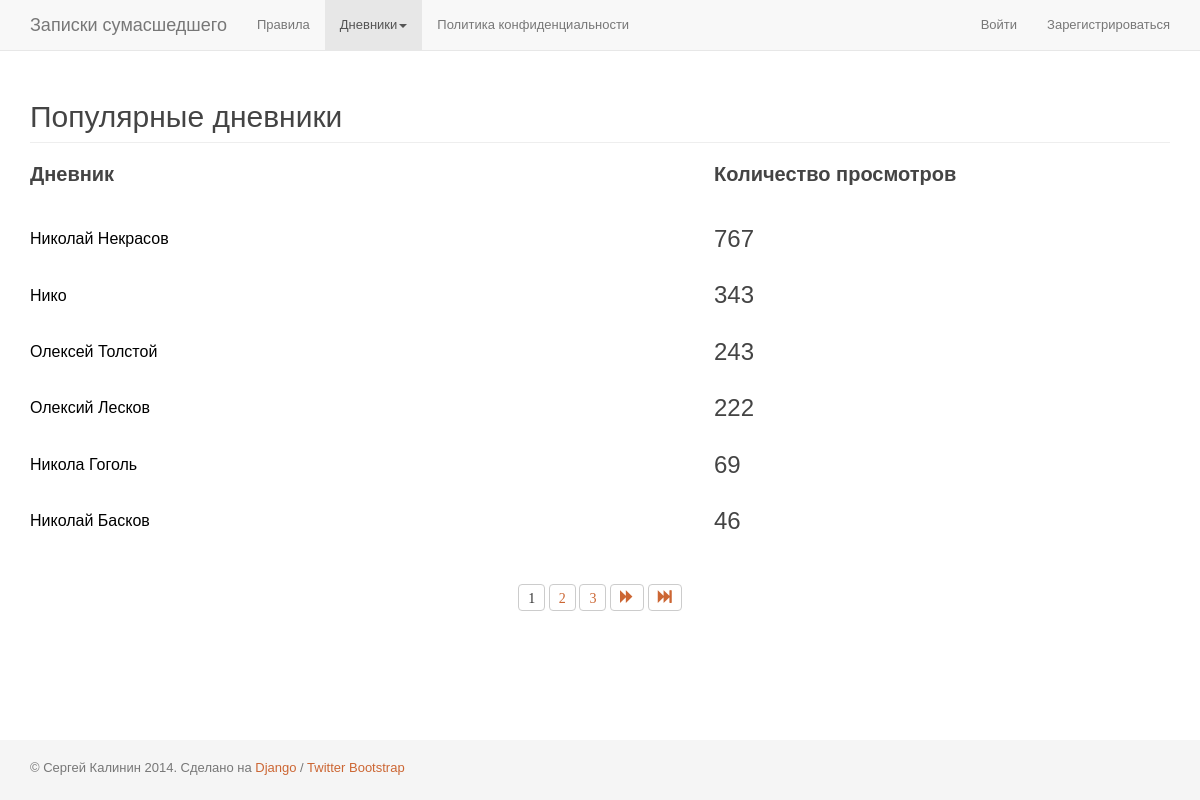
The page /most_popular_authors/ on the database as committed earlier.
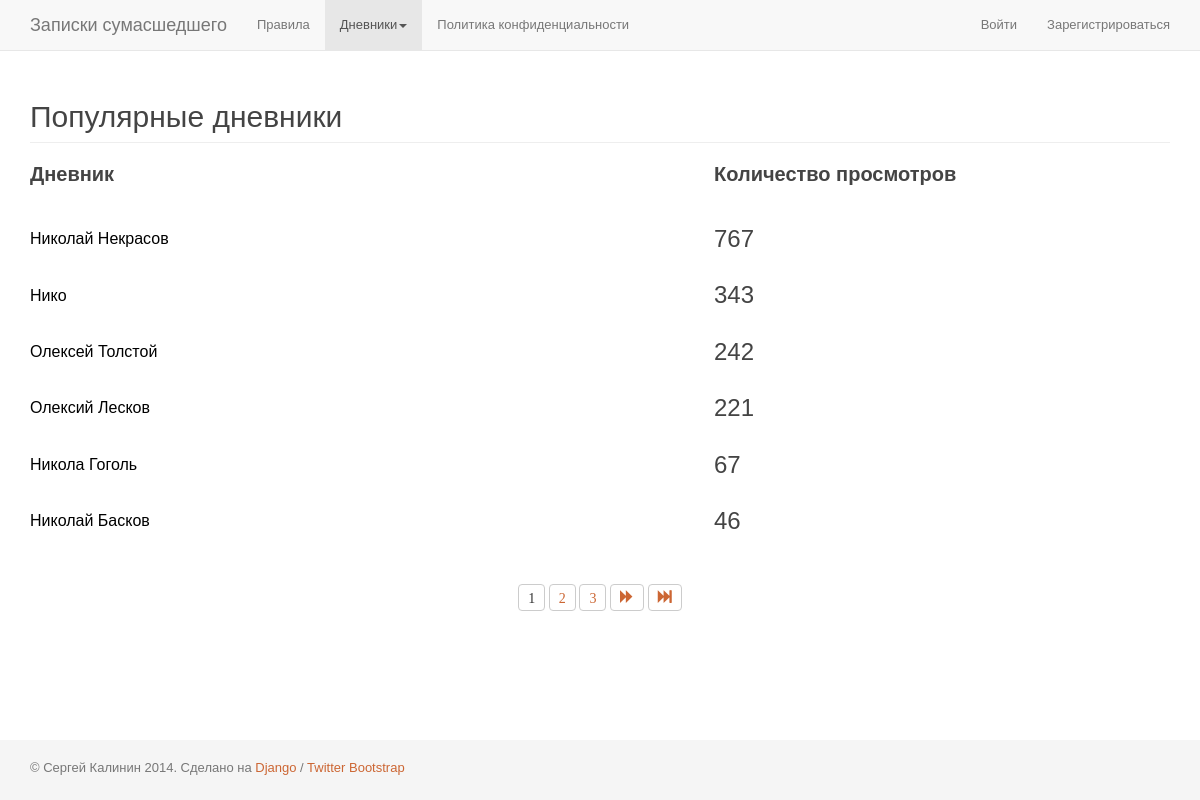
The same page on the database as committed later.
### app_accounts/models.py (models this page shows, shortened)
class UserProfile(User):
	gender = models.ForeignKey(
		Gender,
		verbose_name='Пол',
		blank=True,
		null=True,
	)
	nickname = models.CharField(
		'Отображаемое имя',
		max_length=50,
		blank=False,
	)
	phone = models.CharField(
		max_length=50,
		blank=False,
	)
	skype = models.CharField(
		max_length=50,
		blank=False,
	)
	other = models.TextField(
		max_length=500,
		blank=False,
	)
	avatar = models.ImageField(
		upload_to='userprofile/avatar/',
		blank=True,
		null=True,
	)
	views = models.IntegerField(
		default=0,
		null=False,
		blank=True,
	)
	objects = UserManager()
	@classmethod
	def get_popular_authors_entries(self):
		return self.objects.filter(is_active=1, is_superuser=0).order_by('-views')

### app_zapsum/views.py (the view)
# urls.py: url(r'^most_popular_authors/$', 'views.most_popular_authors', name='most_popular_authors'),
def most_popular_authors(request):
	popular_authors = UserProfile.get_popular_authors_entries()
	paginator = Paginator(popular_authors, 6)
	list_pages = paginator.page_range
	page = request.GET.get('page')
	try:
		popular_authors_paginated = paginator.page(page)
	except PageNotAnInteger:
		popular_authors_paginated = paginator.page(1)
	except EmptyPage:
		popular_authors_paginated = paginator.page(paginator.num_pages)
	last_page = list_pages[-1]
	first_page = list_pages[0]
	t = loader.get_template('page_most_popular_authors.html')
	c = RequestContext(request, {
		'popular_authors': popular_authors,
		'list_pages': list_pages,
		'popular_authors_paginated': popular_authors_paginated,
		'last_page': last_page,
		'first_page': first_page,
	}, [custom_proc])
	return HttpResponse(t.render(c))

### app_accounts/templatetags/tags_app_accounts.py (called while the page is built)
@register.inclusion_tag("part_auth_area.html")
def part_auth_area(user):
	if user:
		return {
			'is_authenticated': user.is_authenticated,
			'username': user.username,
			'user_id': user.pk,
		}

### app_zapsum/templatetags/tags_app_zapsum.py (called while the page is built)
@register.inclusion_tag("part_pagination.html")
def part_pagination(entries, list_pages, last_page, first_page):
	return {
		'entries_paginated': entries,
		'list_pages': list_pages,
		'last_page': last_page,
		'first_page': first_page,
	}

### app_zapsum/views.py (called while the page is built)
def custom_proc(request):
	return{
		'request': request,
	}

### app_zapsum/templates/page_most_popular_authors.html (shortened to what this page needs)
{% extends "page_base.html" %}
{% load tags_app_zapsum %}
{% block content %}
	<section class="section popular_authors">
		<div class="page-header">
			<h2>Популярные дневники</h2>
		</div>
		<table class="list_table">
			<thead>
				<tr>
					<td>Дневник</td>
					<td>Количество просмотров</td>
				</tr>
			</thead>
			<tbody>
				{% for entry in popular_authors_paginated %}
					<tr class="article author_line">
						<td class="cell_title">
							<a class="article_link" href="/profile/{{ entry.id }}/">
								{% if entry.nickname %}
									<h3 class="h3">{{ entry.nickname }}</h3>
								{% endif %}
							</a>
						</td>
						<td class="cell_actions">
							{% if entry.views %}
								<h3 class="h3">{{ entry.views }}</h3>
							{% endif %}
						</td>
					</tr>
				{% endfor %}
			</tbody>
		</table>
		{% part_pagination popular_authors_paginated list_pages last_page first_page %}
	</section>
{% endblock %}

Rows that differ between the two databases and show on the page:
changed UserProfile "Олексей Толстой": views "243" → "242"
changed UserProfile "Олексий Лесков": views "222" → "221"
changed UserProfile "Никола Гоголь": views "69" → "67"
